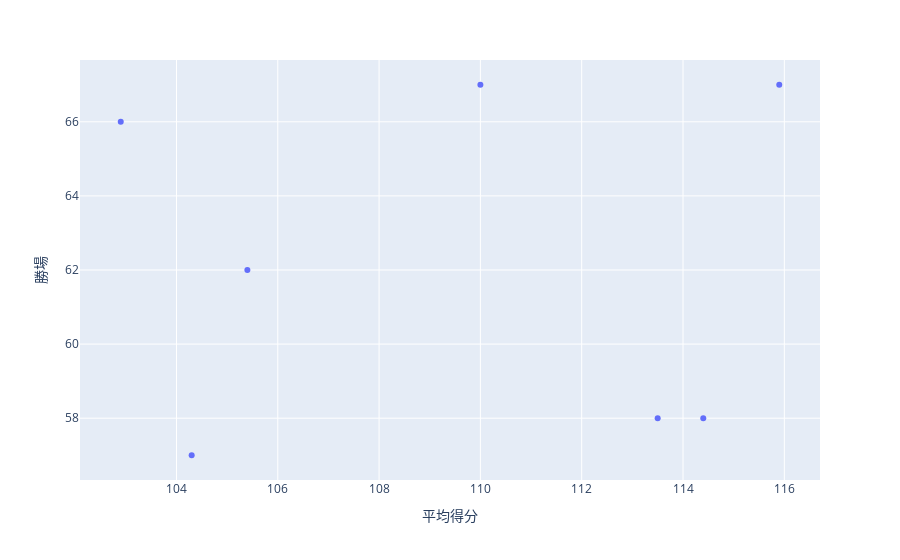

Notebook code cell kept with this figure:
### Code cell
px.scatter(df2, x='平均得分', y='勝場')

### Figure 1 — Plotly figure (JSON) as saved in the notebook; plotly's stock layout.template omitted (floating-point values rounded to 4 significant figures)
{"data": [{"hoverlabel": {"namelength": 0}, "hovertemplate": "平均得分=%{x}<br>勝場=%{y}", "legendgroup": "", "marker": {"color": "#636efa", "symbol": "circle"}, "mode": "markers", "name": "", "showlegend": false, "type": "scatter", "x": [102.9, 105.4, 110, 104.3, 115.9, 113.5, 114.4], "xaxis": "x", "y": [66, 62, 67, 57, 67, 58, 58], "yaxis": "y"}], "layout": {"legend": {"tracegroupgap": 0}, "margin": {"t": 60}, "xaxis": {"anchor": "y", "domain": [0, 1], "title": {"text": "平均得分"}}, "yaxis": {"anchor": "x", "domain": [0, 1], "title": {"text": "勝場"}}}}
